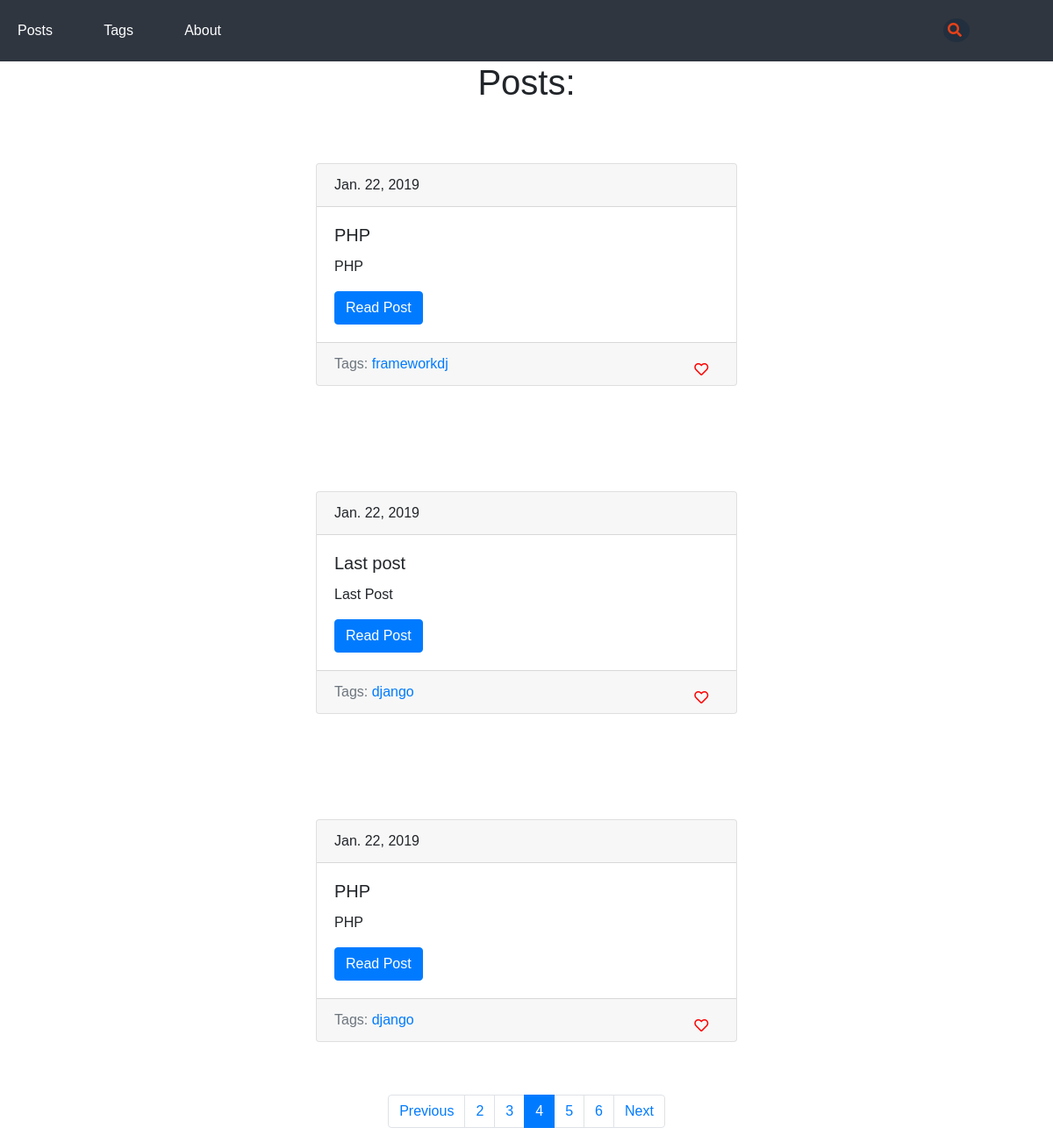
The app's page /blog/?page=4 with its own data.
### blog/models.py (models this page shows, shortened)
class Post(models.Model):#создаём класс Post для работы с бд
    title = models.CharField(max_length = 150, db_index = True)#заголовок
    slug = models.SlugField(max_length = 150, blank = True, unique = True)#ссылка понятая для юзера(должна быть уникальной)
    body = models.TextField(blank = True, db_index = True)#тело текста
    date_pub = models.DateField(auto_now_add = True)#время публикации
    tags = models.ManyToManyField("Tag", blank = True, related_name = "posts")
    def get_absolute_url(self):#имя функции - лучше использовать такое
        return reverse("post_detail_url", kwargs = {"slug": self.slug})
    class Meta:
        ordering = ["-date_pub"]#посты будут сортироваться для пагинатора так: самые новые вверху, старые внизу(-)указываем для этого

class Tag(models.Model):
    title = models.CharField(max_length = 50)
    slug = models.SlugField(max_length = 50, unique = True)
    def get_absolute_url(self):#имя функции - лучше использовать такое
        return reverse("tag_detail_url", kwargs = {"slug": self.slug})
    class Meta:
        ordering = ["title"]#в алф порядке

### blog/views.py (the view)
def postsList(request):
    search_query = request.GET.get("search", "")#по ум = "", а не пустой = инпуту формы с именем как имя первого аргумента
    if search_query:#если поисковой запрос не пустой
        posts = Post.objects.filter(Q(title__icontains=search_query) | Q(body__icontains=search_query))
    else:
        posts = Post.objects.all()#печатаем все посты из бд
    paginator = Paginator(posts, 3)# по 2 поста на стр
    page_number = request.GET.get("page", 1)#1-значение,если не найдена стр
    page = paginator.get_page(page_number)#1 стр#это как на сайтах встречается ?параметр =
    is_paginated = page.has_other_pages()
    if page.has_previous():
        prev_url = "?page={}".format(page.previous_page_number())
    else:
        prev_url = ""
    if page.has_next():
        next_url = "?page={}".format(page.next_page_number())
    else:
        next_url = ""
    context = {
        "page_object": page,
        "is_paginated": is_paginated,
        "next_url": next_url,
        "prev_url": prev_url
    }
    return render(request, "blog/posts.html", context = context)

### blog/templates/blog/posts.html (shortened to what this page needs)
{% extends "blog/baseBlog.html" %}
    {% block content %}
<div class="list">
    <h1>Posts:</h1>
    {% for post in page_object.object_list %}
        {% include "blog/includes/post_card_template.html" %}
    {% endfor %}
</div>
    {% endblock %}

### blog/templates/blog/includes/post_card_template.html
<div class="card" style = "margin: 5% 0; width: 40%">
  <div class="card-header">
    {{post.date_pub}}
  </div>
  <div class="card-body">
  <h5 class="card-title">{{post.title}}</h5>
  <p class="card-text">{{post.body|truncatewords:15}}</p>
  <a href="{{ post.get_absolute_url }}" class="btn btn-primary">Read Post</a>
  </div>
  <div class="card-footer text-muted">
    Tags:
    {% for tag in post.tags.all %}
      <a href="{{tag.get_absolute_url}}">{{tag.title}}</a>
    {% endfor %}
    <button class="like" type="submit"><i class="heart far fa-heart"></i></button>
  </div>
</div>

### static/css/style.css (style rules this page uses)
body { font-family: "Montserrat", sans-serif; }
* { margin: 0; padding: 0; }
.list { display: flex; flex-direction: column; justify-content: center; align-items: center; }
button.like i { color: red; transition: 0.25s; }
button.like { outline: none; background-color: #F7F7F7; border: none; border-radius: 5px; cursor: pointer; position: absolute; left: 90%; }
.card-footer { position: relative; }

### static/css/adaptive.css (style rules this page uses)
@media screen and (min-width: 493px) { button.like { top: 40%; left: 90%; } }

### records on screen
Post: date_pub "Jan. 22, 2019", title "PHP", body "PHP"
Tag: title "frameworkdj"
Post: date_pub "Jan. 22, 2019", title "Last post", body "Last Post"
Tag: title "django"
Post: date_pub "Jan. 22, 2019", title "PHP", body "PHP"

### other values on screen
{{ n }} "2" "3" "5" "6"
{{ n }} "4"
